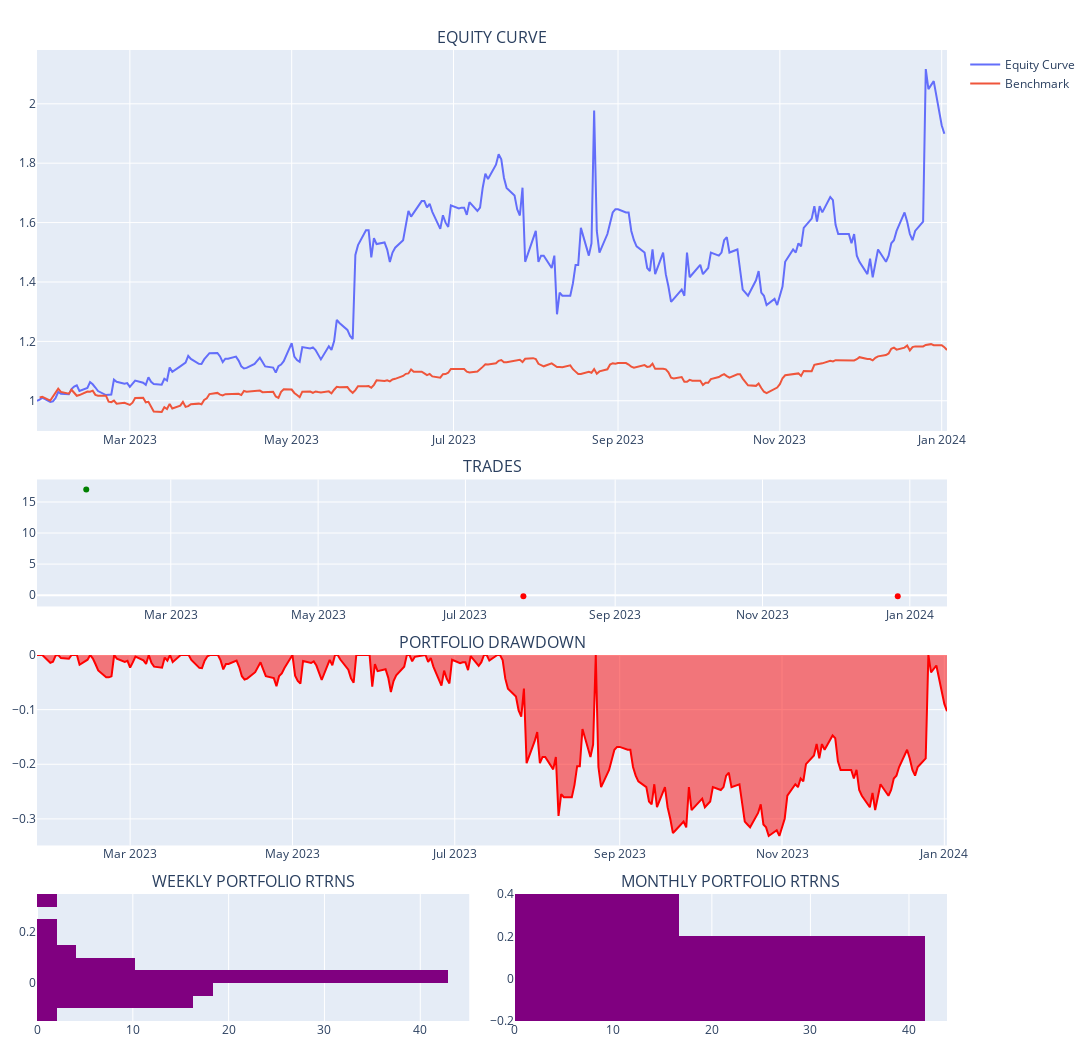

The notebook cell saved with this chart:
### Code cell
evb_backtest.portfolio.plot_portfolio()

### Figure 1 — Plotly figure (JSON) as saved in the notebook; plotly's stock layout.template omitted (floating-point values rounded to 4 significant figures; data arrays with more than 128 entries replaced by an {"elided": "..."} marker saying what was removed)
{"data": [{"name": "Equity Curve", "showlegend": true, "type": "scatter", "x": {"elided": "245 str values"}, "xaxis": "x", "y": {"elided": "245 float values"}, "yaxis": "y"}, {"name": "Benchmark", "showlegend": true, "type": "scatter", "x": {"elided": "246 str values"}, "xaxis": "x", "y": {"elided": "246 float values"}, "yaxis": "y"}, {"customdata": [4, 83, 4, 108], "hovertemplate": "<b>%{text}</b><br><br>Date: %{x}<br>Size: %{customdata}<br>PnL: %{y}<br>", "marker": {"color": ["green", "red", "green", "red"]}, "mode": "markers", "name": "Ticker", "showlegend": false, "text": ["NVDA", "NVDA", "NVDA", "NVDA"], "type": "scatter", "x": ["2023-01-25T00:00:00", "2023-07-25T00:00:00", "2023-12-26T00:00:00", "2023-12-27T00:00:00"], "xaxis": "x2", "y": [17.0, -0.1752, null, -0.1963], "yaxis": "y2"}, {"fill": "tozeroy", "line": {"color": "red"}, "name": "Drawdown", "showlegend": false, "type": "scatter", "x": {"elided": "245 str values"}, "xaxis": "x3", "y": {"elided": "245 float values"}, "yaxis": "y3"}, {"histnorm": "percent", "marker": {"color": "purple"}, "showlegend": false, "type": "histogram", "xaxis": "x4", "y": [null, 0.01329, 0.009298, -0.0005818, 0.03047, 0.003766, -0.01116, 0.03927, 0.03925, 0.01713, -0.01598, -0.0272, 0.00451, 0.01572, 0.042, -0.03521, 0.1077, 0.2076, 0.002301, -0.007871, 0.07801, 0.001533, 0.01317, 0.006648, 0.04653, -0.01692, -0.145, 0.01416, -0.09078, 0.169, -0.05256, 0.09708, -0.07585, -0.06156, -0.05831, 0.06192, 0.05102, 0, -0.09708, -0.02304, 0.1101, 0.0779, 0.03285, -0.04453, -0.05992, 0.02833, 0.04132, -8.882e-16, 0.321, -0.08528], "yaxis": "y4"}, {"histnorm": "percent", "marker": {"color": "purple"}, "showlegend": false, "type": "histogram", "xaxis": "x5", "y": [null, 0.06174, 0.09503, -0.02332, 0.3086, 0.1179, -0.07064, 0.06747, -0.1327, -0.07288, 0.1258, 0.3948, -0.08528], "yaxis": "y5"}], "layout": {"annotations": [{"font": {"size": 16}, "showarrow": false, "text": "EQUITY CURVE", "x": 0.5, "xanchor": "center", "xref": "paper", "y": 1.0, "yanchor": "bottom", "yref": "paper"}, {"font": {"size": 16}, "showarrow": false, "text": "TRADES", "x": 0.5, "xanchor": "center", "xref": "paper", "y": 0.5577, "yanchor": "bottom", "yref": "paper"}, {"font": {"size": 16}, "showarrow": false, "text": "PORTFOLIO DRAWDOWN", "x": 0.5, "xanchor": "center", "xref": "paper", "y": 0.3769, "yanchor": "bottom", "yref": "paper"}, {"font": {"size": 16}, "showarrow": false, "text": "WEEKLY PORTFOLIO RTRNS", "x": 0.2375, "xanchor": "center", "xref": "paper", "y": 0.1308, "yanchor": "bottom", "yref": "paper"}, {"font": {"size": 16}, "showarrow": false, "text": "MONTHLY PORTFOLIO RTRNS", "x": 0.7625, "xanchor": "center", "xref": "paper", "y": 0.1308, "yanchor": "bottom", "yref": "paper"}], "height": 1050, "hovermode": "x unified", "margin": {"b": 20, "l": 15, "r": 15, "t": 50}, "paper_bgcolor": "WHITE", "width": 1200, "xaxis": {"anchor": "y", "domain": [0, 1]}, "xaxis2": {"anchor": "y2", "domain": [0, 1]}, "xaxis3": {"anchor": "y3", "domain": [0, 1]}, "xaxis4": {"anchor": "y4", "domain": [0, 0.475]}, "xaxis5": {"anchor": "y5", "domain": [0.525, 1]}, "yaxis": {"anchor": "x", "domain": [0.6077, 1.0]}, "yaxis2": {"anchor": "x2", "domain": [0.4269, 0.5577]}, "yaxis3": {"anchor": "x3", "domain": [0.1808, 0.3769]}, "yaxis4": {"anchor": "x4", "domain": [0, 0.1308]}, "yaxis5": {"anchor": "x5", "domain": [0, 0.1308]}}}
